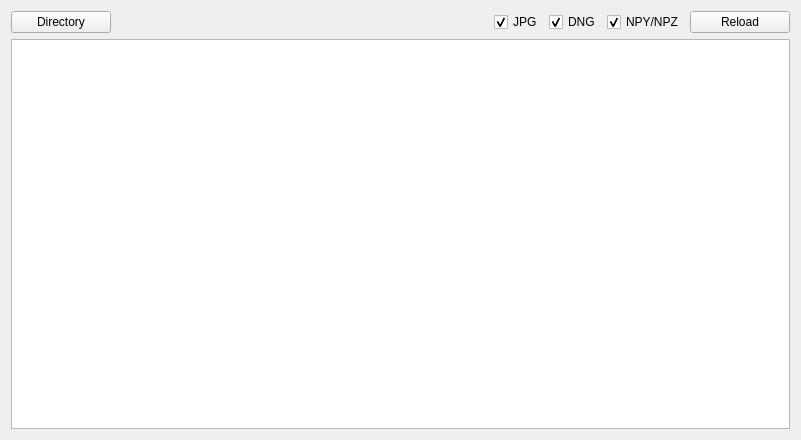
<?xml version="1.0" encoding="UTF-8"?>
<ui version="4.0">
 <class>Form</class>
 <widget class="QWidget" name="Form">
  <property name="geometry">
   <rect>
    <x>0</x>
    <y>0</y>
    <width>801</width>
    <height>440</height>
   </rect>
  </property>
  <property name="windowTitle">
   <string>Form</string>
  </property>
  <layout class="QGridLayout" name="gridLayout">
   <item row="0" column="5">
    <widget class="QPushButton" name="pushButton_ReloadDir">
     <property name="maximumSize">
      <size>
       <width>100</width>
       <height>16777215</height>
      </size>
     </property>
     <property name="text">
      <string>Reload</string>
     </property>
    </widget>
   </item>
   <item row="0" column="1">
    <widget class="QLabel" name="label_Dir">
     <property name="text">
      <string/>
     </property>
    </widget>
   </item>
   <item row="0" column="0">
    <widget class="QPushButton" name="pushButton_Dir">
     <property name="maximumSize">
      <size>
       <width>100</width>
       <height>16777215</height>
      </size>
     </property>
     <property name="text">
      <string>Directory</string>
     </property>
    </widget>
   </item>
   <item row="1" column="0" colspan="6">
    <widget class="DirBrowserTableView" name="tableView_Files"/>
   </item>
   <item row="0" column="3">
    <widget class="QCheckBox" name="checkBox_DNG">
     <property name="sizePolicy">
      <sizepolicy hsizetype="Fixed" vsizetype="Fixed">
       <horstretch>0</horstretch>
       <verstretch>0</verstretch>
      </sizepolicy>
     </property>
     <property name="text">
      <string>DNG</string>
     </property>
     <property name="checked">
      <bool>true</bool>
     </property>
    </widget>
   </item>
   <item row="0" column="2">
    <widget class="QCheckBox" name="checkBox_JPG">
     <property name="sizePolicy">
      <sizepolicy hsizetype="Fixed" vsizetype="Fixed">
       <horstretch>0</horstretch>
       <verstretch>0</verstretch>
      </sizepolicy>
     </property>
     <property name="text">
      <string>JPG</string>
     </property>
     <property name="checked">
      <bool>true</bool>
     </property>
    </widget>
   </item>
   <item row="0" column="4">
    <widget class="QCheckBox" name="checkBox_NPY">
     <property name="sizePolicy">
      <sizepolicy hsizetype="Fixed" vsizetype="Fixed">
       <horstretch>0</horstretch>
       <verstretch>0</verstretch>
      </sizepolicy>
     </property>
     <property name="text">
      <string>NPY/NPZ</string>
     </property>
     <property name="checked">
      <bool>true</bool>
     </property>
    </widget>
   </item>
  </layout>
 </widget>
 <customwidgets>
  <customwidget>
   <class>DirBrowserTableView</class>
   <extends>QTableView</extends>
   <header>HubblePi.viewer.DirBrowserTableView</header>
  </customwidget>
 </customwidgets>
 <resources/>
 <connections/>
</ui>
